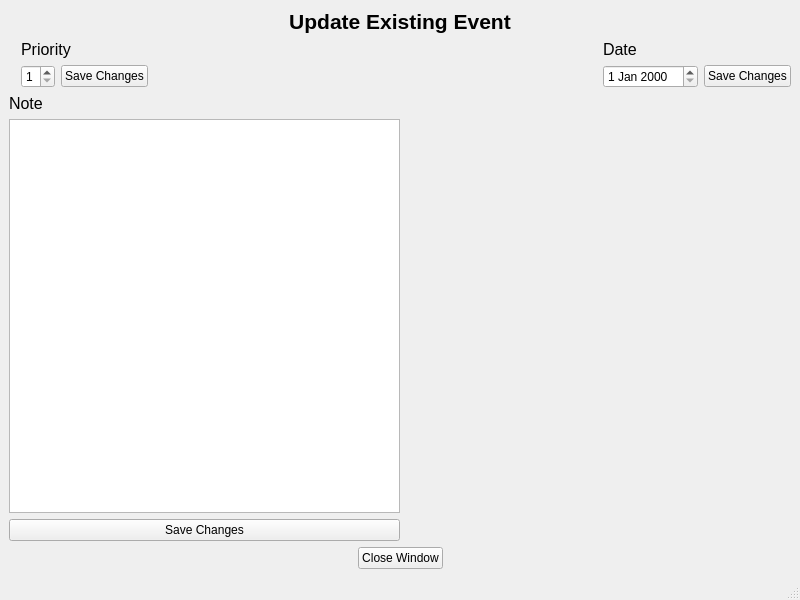
<?xml version="1.0" encoding="UTF-8"?>
<ui version="4.0">
 <class>UpdateEventWindow</class>
 <widget class="QMainWindow" name="UpdateEventWindow">
  <property name="geometry">
   <rect>
    <x>0</x>
    <y>0</y>
    <width>800</width>
    <height>600</height>
   </rect>
  </property>
  <property name="windowTitle">
   <string>MainWindow</string>
  </property>
  <widget class="QWidget" name="centralwidget">
   <layout class="QVBoxLayout" name="verticalLayout_4">
    <item>
     <layout class="QHBoxLayout" name="horizontalLayout">
      <item>
       <spacer name="horizontalSpacer">
        <property name="orientation">
         <enum>Qt::Horizontal</enum>
        </property>
        <property name="sizeHint" stdset="0">
         <size>
          <width>40</width>
          <height>20</height>
         </size>
        </property>
       </spacer>
      </item>
      <item>
       <widget class="QLabel" name="titleLabel">
        <property name="font">
         <font>
          <pointsize>16</pointsize>
          <weight>75</weight>
          <bold>true</bold>
         </font>
        </property>
        <property name="text">
         <string>Update Existing Event</string>
        </property>
        <property name="alignment">
         <set>Qt::AlignCenter</set>
        </property>
       </widget>
      </item>
      <item>
       <spacer name="horizontalSpacer_2">
        <property name="orientation">
         <enum>Qt::Horizontal</enum>
        </property>
        <property name="sizeHint" stdset="0">
         <size>
          <width>40</width>
          <height>20</height>
         </size>
        </property>
       </spacer>
      </item>
     </layout>
    </item>
    <item>
     <layout class="QHBoxLayout" name="horizontalLayout_7">
      <item>
       <layout class="QHBoxLayout" name="horizontalLayout_3">
        <property name="spacing">
         <number>6</number>
        </property>
        <property name="leftMargin">
         <number>12</number>
        </property>
        <item>
         <layout class="QVBoxLayout" name="verticalLayout">
          <property name="spacing">
           <number>6</number>
          </property>
          <item>
           <widget class="QLabel" name="priorityLabel">
            <property name="font">
             <font>
              <pointsize>12</pointsize>
             </font>
            </property>
            <property name="text">
             <string>Priority</string>
            </property>
           </widget>
          </item>
          <item>
           <layout class="QHBoxLayout" name="horizontalLayout_2">
            <item>
             <widget class="QSpinBox" name="prioritySpinBox">
              <property name="minimum">
               <number>1</number>
              </property>
              <property name="maximum">
               <number>5</number>
              </property>
             </widget>
            </item>
            <item>
             <widget class="QPushButton" name="priorityButton">
              <property name="text">
               <string>Save Changes</string>
              </property>
             </widget>
            </item>
           </layout>
          </item>
         </layout>
        </item>
        <item>
         <spacer name="horizontalSpacer_3">
          <property name="orientation">
           <enum>Qt::Horizontal</enum>
          </property>
          <property name="sizeType">
           <enum>QSizePolicy::Expanding</enum>
          </property>
          <property name="sizeHint" stdset="0">
           <size>
            <width>30</width>
            <height>20</height>
           </size>
          </property>
         </spacer>
        </item>
       </layout>
      </item>
      <item>
       <layout class="QVBoxLayout" name="verticalLayout_3">
        <item>
         <widget class="QLabel" name="dateLabel">
          <property name="font">
           <font>
            <pointsize>12</pointsize>
           </font>
          </property>
          <property name="text">
           <string>Date</string>
          </property>
         </widget>
        </item>
        <item>
         <layout class="QHBoxLayout" name="horizontalLayout_6">
          <item>
           <widget class="QDateEdit" name="dateEdit"/>
          </item>
          <item>
           <widget class="QPushButton" name="dateButton">
            <property name="text">
             <string>Save Changes</string>
            </property>
           </widget>
          </item>
         </layout>
        </item>
       </layout>
      </item>
     </layout>
    </item>
    <item>
     <layout class="QHBoxLayout" name="horizontalLayout_4">
      <item>
       <layout class="QVBoxLayout" name="verticalLayout_2">
        <item>
         <widget class="QLabel" name="NoteLabel">
          <property name="font">
           <font>
            <pointsize>12</pointsize>
           </font>
          </property>
          <property name="text">
           <string>Note</string>
          </property>
         </widget>
        </item>
        <item>
         <widget class="QTextEdit" name="noteTextEdit">
          <property name="html">
           <string>&lt;!DOCTYPE HTML PUBLIC &quot;-//W3C//DTD HTML 4.0//EN&quot; &quot;http://www.w3.org/TR/REC-html40/strict.dtd&quot;&gt;
&lt;html&gt;&lt;head&gt;&lt;meta name=&quot;qrichtext&quot; content=&quot;1&quot; /&gt;&lt;style type=&quot;text/css&quot;&gt;
p, li { white-space: pre-wrap; }
&lt;/style&gt;&lt;/head&gt;&lt;body style=&quot; font-family:'MS Shell Dlg 2'; font-size:8.25pt; font-weight:400; font-style:normal;&quot;&gt;
&lt;p style=&quot;-qt-paragraph-type:empty; margin-top:0px; margin-bottom:0px; margin-left:0px; margin-right:0px; -qt-block-indent:0; text-indent:0px;&quot;&gt;&lt;br /&gt;&lt;/p&gt;&lt;/body&gt;&lt;/html&gt;</string>
          </property>
         </widget>
        </item>
        <item>
         <widget class="QPushButton" name="noteButton">
          <property name="text">
           <string>Save Changes</string>
          </property>
         </widget>
        </item>
       </layout>
      </item>
      <item>
       <spacer name="horizontalSpacer_4">
        <property name="orientation">
         <enum>Qt::Horizontal</enum>
        </property>
        <property name="sizeHint" stdset="0">
         <size>
          <width>40</width>
          <height>20</height>
         </size>
        </property>
       </spacer>
      </item>
     </layout>
    </item>
    <item>
     <layout class="QHBoxLayout" name="horizontalLayout_5">
      <item>
       <spacer name="horizontalSpacer_5">
        <property name="orientation">
         <enum>Qt::Horizontal</enum>
        </property>
        <property name="sizeHint" stdset="0">
         <size>
          <width>40</width>
          <height>20</height>
         </size>
        </property>
       </spacer>
      </item>
      <item>
       <widget class="QPushButton" name="closeButton">
        <property name="text">
         <string>Close Window</string>
        </property>
       </widget>
      </item>
      <item>
       <spacer name="horizontalSpacer_6">
        <property name="orientation">
         <enum>Qt::Horizontal</enum>
        </property>
        <property name="sizeHint" stdset="0">
         <size>
          <width>40</width>
          <height>20</height>
         </size>
        </property>
       </spacer>
      </item>
     </layout>
    </item>
   </layout>
  </widget>
  <widget class="QMenuBar" name="menubar">
   <property name="geometry">
    <rect>
     <x>0</x>
     <y>0</y>
     <width>800</width>
     <height>21</height>
    </rect>
   </property>
  </widget>
  <widget class="QStatusBar" name="statusbar"/>
 </widget>
 <resources/>
 <connections/>
</ui>
